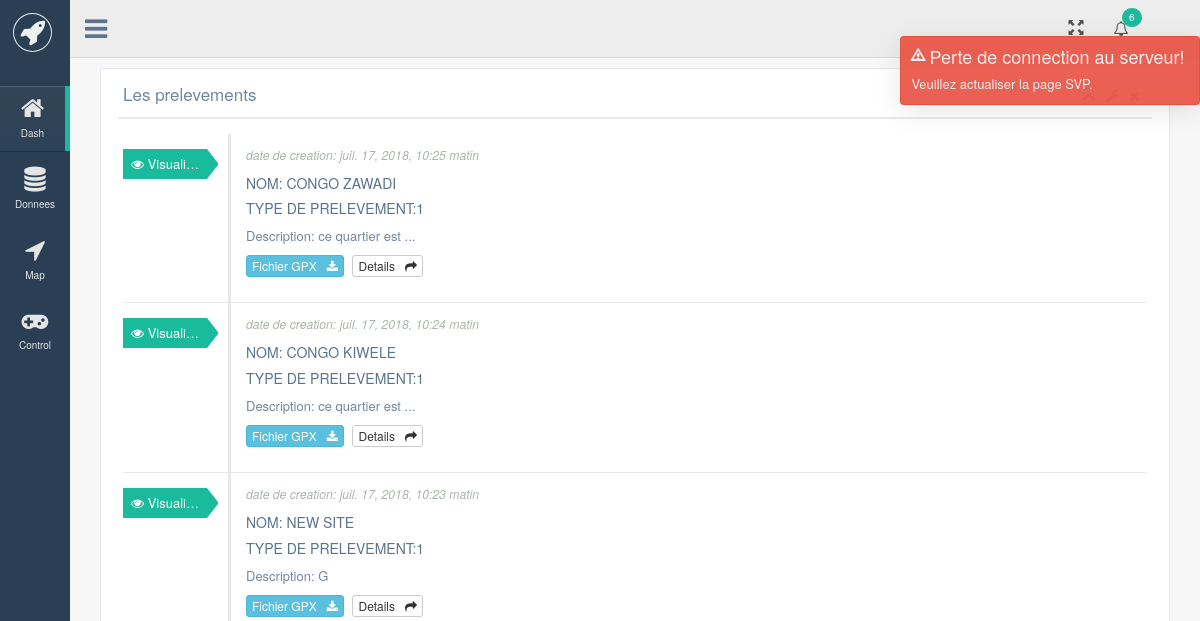
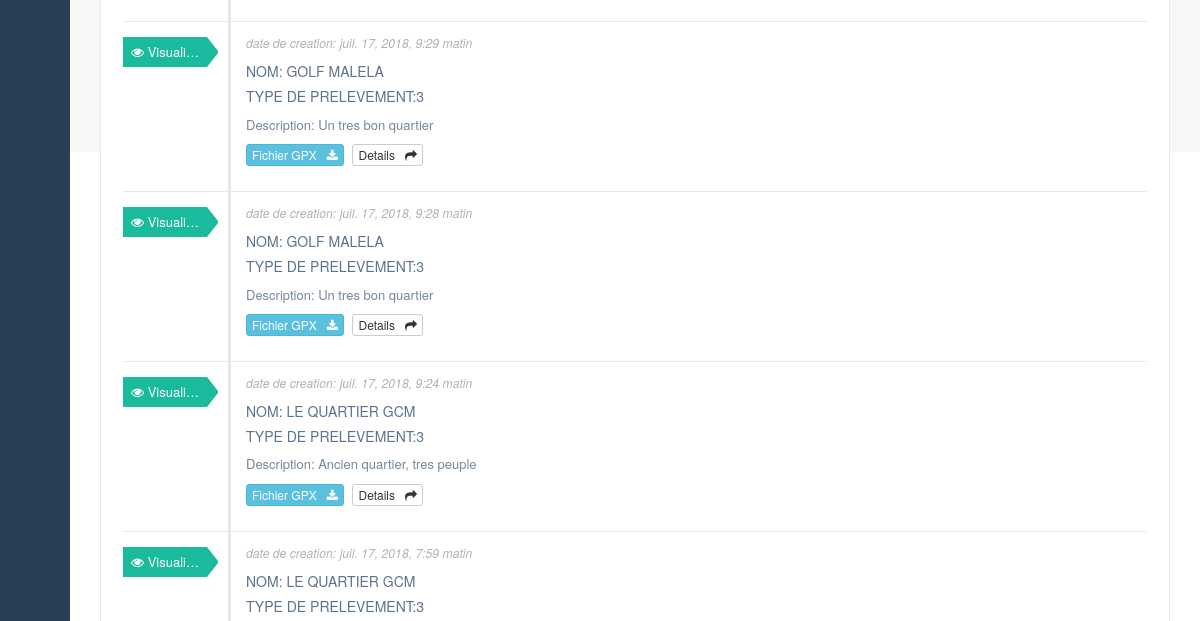
The app's page /app/timeline/ (upper part), older data (2 pictures, top to bottom).
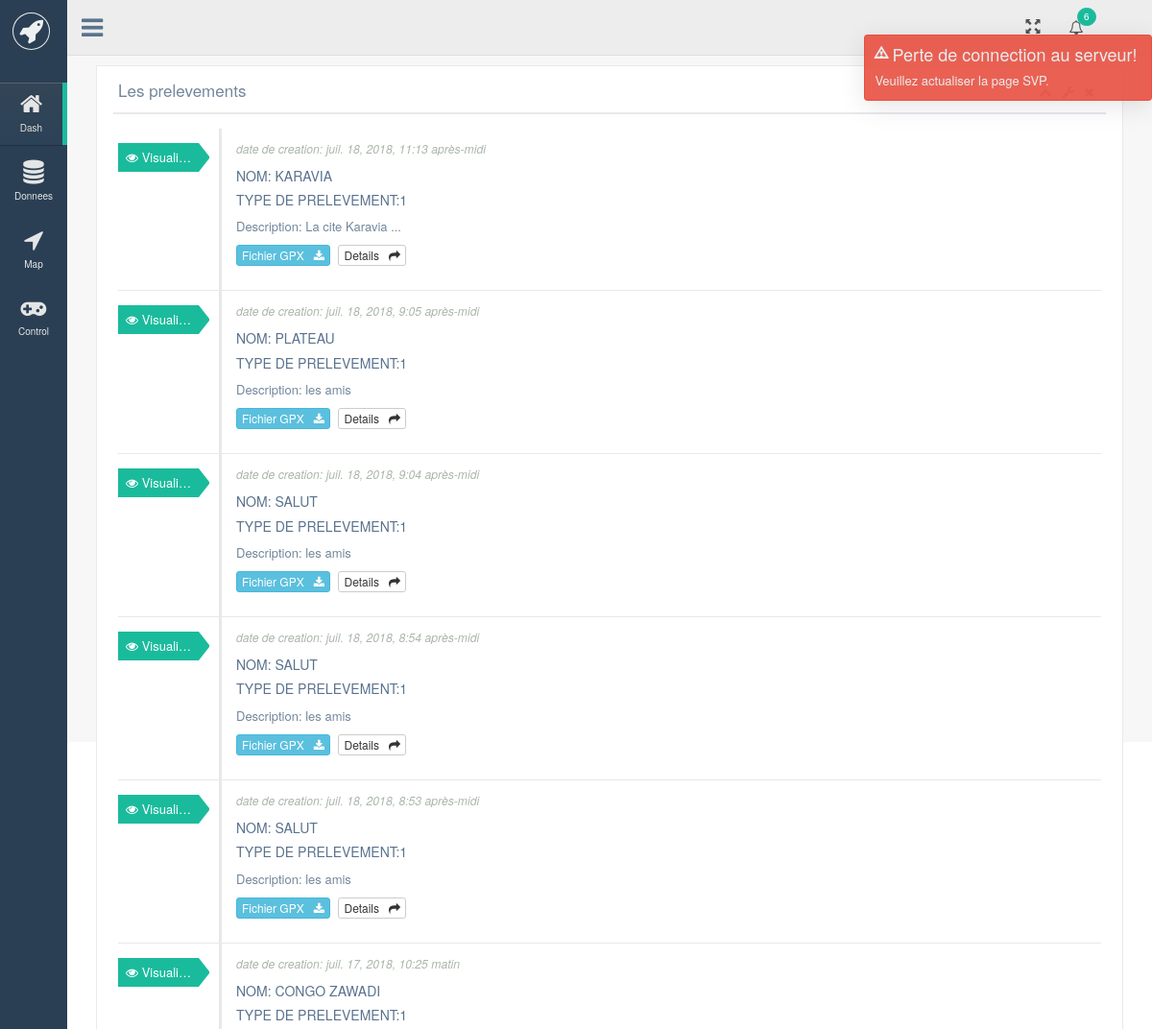
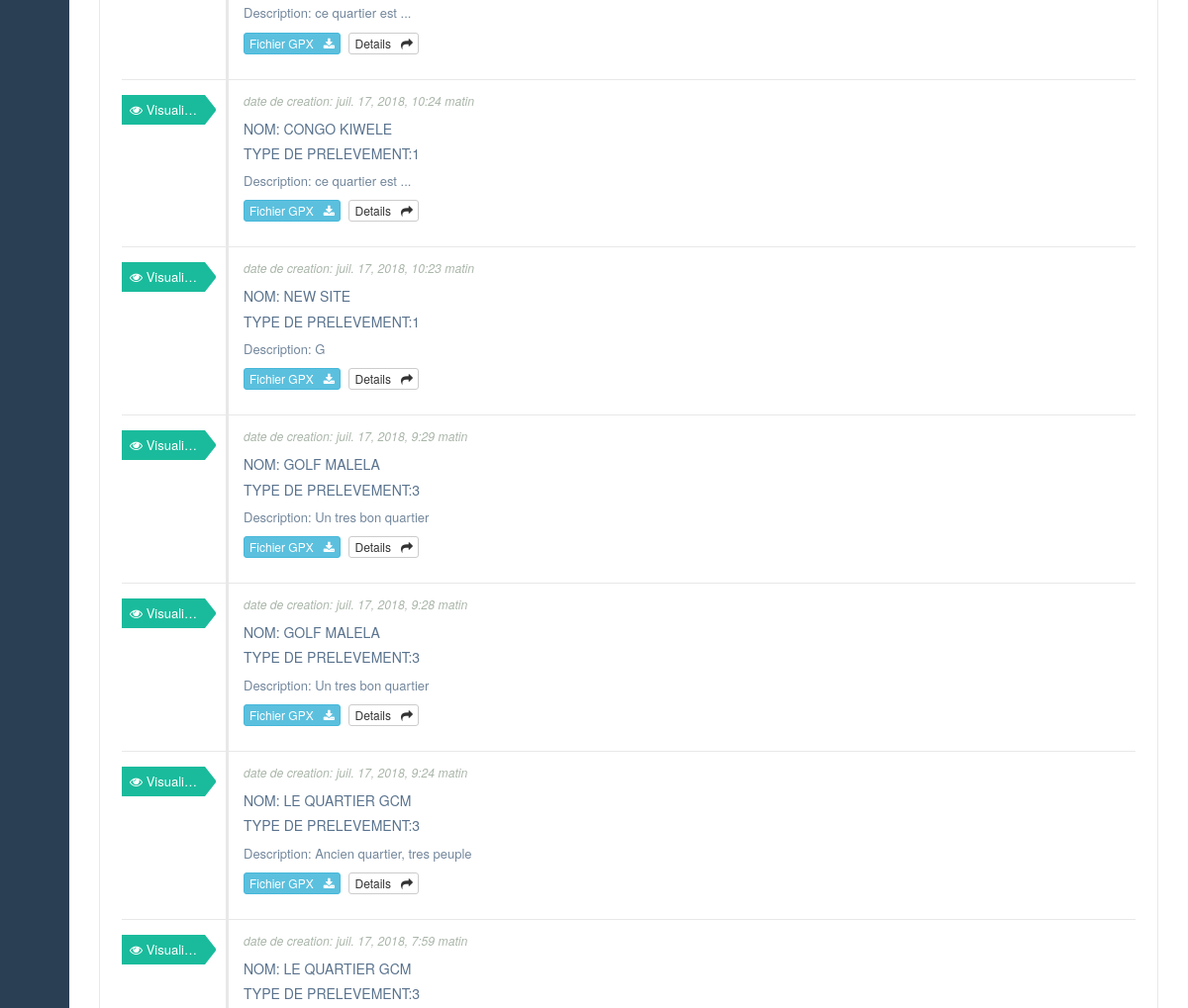
The same page, newer data (2 pictures, top to bottom).
### app/models.py (models this page shows)
class Site(models.Model):
    name=models.CharField(max_length=50)
    site_number = models.CharField(max_length=50)
    type=models.CharField(max_length=50)
    description=models.CharField(max_length=50)
    created_at=models.DateTimeField(auto_now_add=True)
    updated_at=models.DateTimeField(auto_now=True)

### app/views.py (the view)
def timeline(request):
    sites= Site.objects.all().order_by(Lower('created_at').desc())
    return render(request,'app/timeline.html',{'sites':sites})

### app/templates/app/timeline.html (shortened to what this page needs)
{% extends 'layouts/template.html' %}
{% block content %}
<div class="col-md-12 col-sm-12 col-xs-12">
    <div class="x_panel">
        <div class="x_title">
            <h2> Les prelevements<small></small></h2>
            <ul class="nav navbar-right panel_toolbox">
                <li><a class="collapse-link"></a>
                </li>
                <li class="dropdown">
                    <a href="#" class="dropdown-toggle" data-toggle="dropdown" role="button" aria-expanded="false"></a>
                </li>
                <li><a class="close-link"></a>
                </li>
            </ul>
            <div class="clearfix"></div>
        </div>
        <div class="x_content">
            <ul class="list-unstyled timeline">
                {% for s in sites %}
                <li>
                    <div class="block">
                        <div class="tags">
                            <a href="/app/timeline_details/{{ s.site_number}}" class="tag">
                                <span><i class="fa fa-eye"></i> Visualiser</span>
                            </a>
                        </div>
                        <div class="block_content">
                            <div class="byline">
                                <span>date de creation: {{s.created_at}}</span>
                            </div>
                            <h5 class="title">
                                <a>NOM: {{s.name |upper}}</a>
                            </h5>
                            <h5 class="title">
                                <a>TYPE  DE PRELEVEMENT:{{s.type }}</a>
                            </h5>
                            <p class="excerpt">
                                Description: {{s.description }}
                            </p>
                            <p class="url">
                                <a href="#" class="btn btn-info btn-xs">
                                    Fichier GPX &nbsp; <i class="fa fa-download"></i>
                                </a>
                                <a href="/app/data/{{ s.site_number}}" class="btn btn-default btn-xs">
                                    Details &nbsp; <i class="fa fa-share"></i>
                                </a>
                            </p>
                        </div>
                    </div>
                </li>
               {% endfor %}
            </ul>
        </div>
    </div>
</div>
{% endblock %}

Row changes from the older to the newer data that the page shows:
added Site: created_at "juil. 18, 2018, 11:13 après-midi", name "KARAVIA", type "1", description "La cite Karavia ..."
added Site: created_at "juil. 18, 2018, 9:05 après-midi", name "PLATEAU", type "1", description "les amis"
added Site: created_at "juil. 18, 2018, 9:04 après-midi", name "SALUT", type "1", description "les amis"
added Site: created_at "juil. 18, 2018, 8:54 après-midi", name "SALUT", type "1", description "les amis"
added Site: created_at "juil. 18, 2018, 8:53 après-midi", name "SALUT", type "1", description "les amis"
